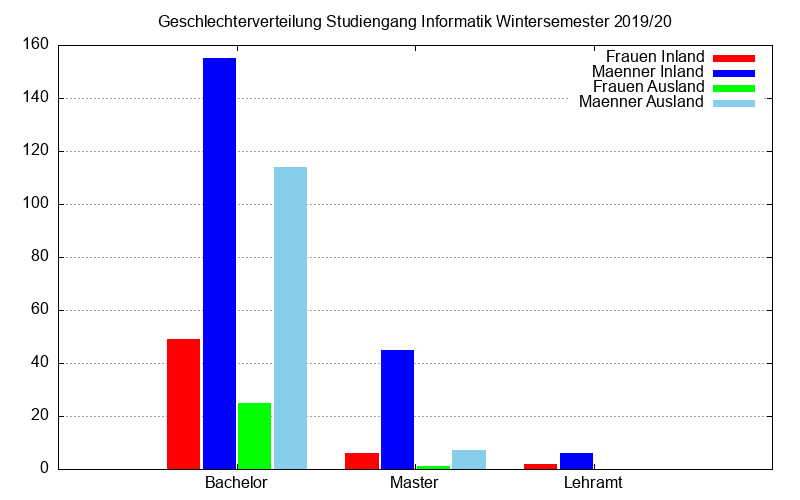

This chart was generated by the following gnuplot code:
set terminal png size 800,500
set output 'graph1.png'

red = "#FF0000"; green = "#00FF00"; blue = "#0000FF"; skyblue = "#87CEEB";
set yrange [0:160]
set style data histogram
set style histogram cluster gap 1
set style fill solid
set boxwidth 0.9
set xtics format ""
set grid ytics

set title "Geschlechterverteilung Studiengang Informatik Wintersemester 2019/20"
plot "graph1.dat" using 2:xtic(1) title "Frauen Inland" linecolor rgb red,   \
     "graph1.dat" using 3 title "Maenner Inland" linecolor rgb blue,   \
     "graph1.dat" using 4 title "Frauen Ausland" linecolor rgb green,    \
     "graph1.dat" using 5 title "Maenner Ausland" linecolor rgb skyblue